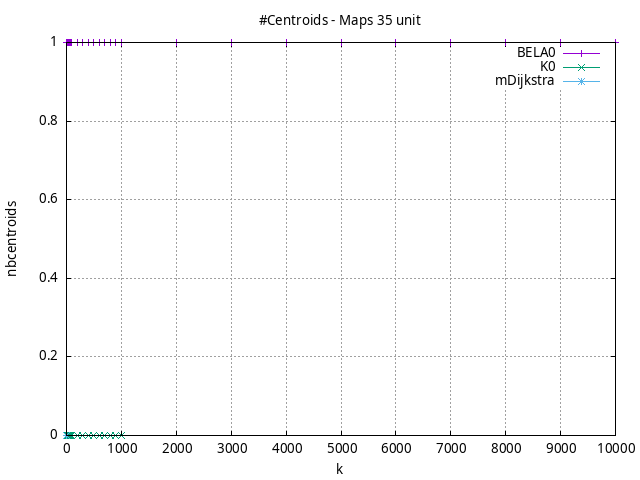

gnuplot code for this plot:
#!/usr/bin/gnuplot
# -*- coding: utf-8 -*-
#
# results/maps/unit/35/random512-35.brute-force.unit.nbcentroids.gnuplot
#
# Started on 04/03/2024 23:09:56
# Author: Carlos Linares López
set grid
set xlabel "k"
set ylabel "nbcentroids"

set title "#Centroids - Maps 35 unit"

set terminal png enhanced font "Ariel,10"
set output 'random512-35.brute-force.unit.nbcentroids.png'

plot "-" title "BELA0"      with linesp, "-" title "K0"      with linesp, "-" title "mDijkstra"      with linesp

	1 1.0
	2 1.0
	3 1.0
	4 1.0
	5 1.0
	6 1.0
	7 1.0
	8 1.0
	9 1.0
	10 1.0
	20 1.0
	30 1.0
	40 1.0
	50 1.0
	60 1.0
	70 1.0
	80 1.0
	90 1.0
	100 1.0
	200 1.0
	300 1.0
	400 1.0
	500 1.0
	600 1.0
	700 1.0
	800 1.0
	900 1.0
	1000 1.0
	2000 1.0
	3000 1.0
	4000 1.0
	5000 1.0
	6000 1.0
	7000 1.0
	8000 1.0
	9000 1.0
	10000 1.0
end
	1 0.0
	2 0.0
	3 0.0
	4 0.0
	5 0.0
	6 0.0
	7 0.0
	8 0.0
	9 0.0
	10 0.0
	20 0.0
	30 0.0
	40 0.0
	50 0.0
	60 0.0
	70 0.0
	80 0.0
	90 0.0
	100 0.0
	200 0.0
	300 0.0
	400 0.0
	500 0.0
	600 0.0
	700 0.0
	800 0.0
	900 0.0
	1000 0.0
end
	1 0.0
	2 0.0
	3 0.0
	4 0.0
end
